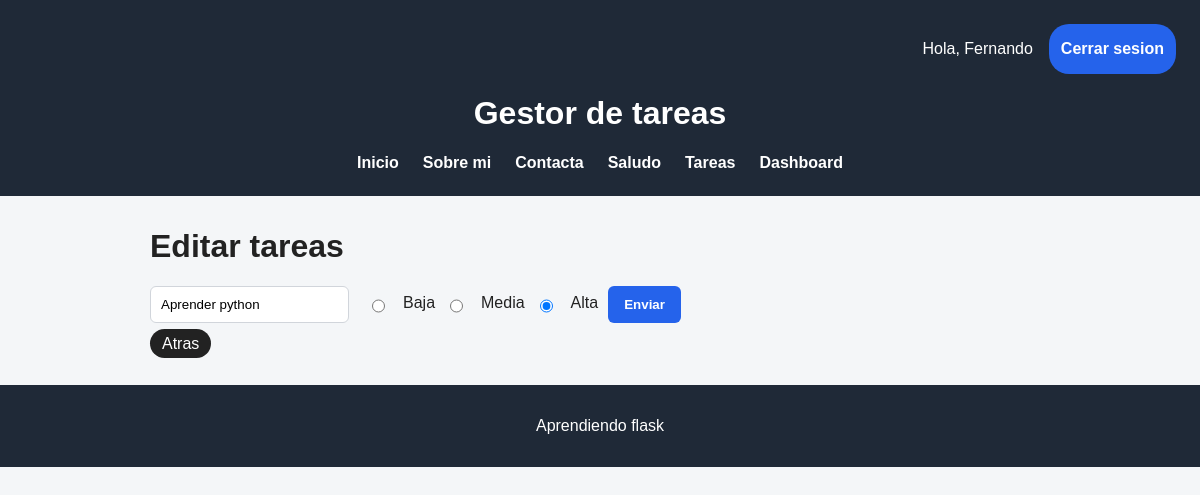
/editar/1 (signed in), run on the app's committed database.
### app/models/models.py (models this page shows)
class Tareas_db(db.Model):
    __tablename__ = "task"
    id = db.Column(db.Integer, primary_key=True)
    tarea = db.Column(db.String(100), nullable=False)
    completada = db.Column(db.Boolean, default=False)
    usuario_id = db.Column(db.Integer, db.ForeignKey("users.id"))
    fecha_creacion = db.Column(db.DateTime, default=datetime.now)
    prioridad = db.Column(db.String(20), default="Media")

### app/routes/tareas_routes.py (the view)
@tareas_bp.route("/editar/<int:id>", methods=["GET", "POST"])
def editar(id):
    tarea = buscar_tarea(id)
    if tarea is None:
        return redirect(url_for("tareas.gestionar_tareas"))
    if request.method == "POST":
        nuevo_texto = request.form["tarea"].strip()
        nueva_prioridad = request.form["prioridad"]
        if nuevo_texto:
            tarea.tarea = nuevo_texto
            tarea.prioridad = nueva_prioridad
            db.session.commit()
            flash("Tarea actualizada correctamente")
            return redirect(url_for("tareas.gestionar_tareas"))
        else:
            flash("La tarea no se pudo crear", "error")
            return redirect(url_for("tareas.gestionar_tareas"))
    elif request.method == "GET":
        return render_template("editar.html", tarea=tarea)

### app/utils/helpers.py (called while the page is built)
def buscar_tarea(id):
    tarea = Tareas_db.query.filter_by(id=id, usuario_id=session["usuario_id"]).first()
    if tarea is None:
        flash("No existe la tarea", "Error")
        return None
    return tarea

### templates/editar.html
{% extends "base.html" %}
{% block contenido %}
<h1>Editar tareas</h1>
<form method="POST">
    <input type="text" name="tarea" value="{{ tarea.tarea }}">
    <input type="radio" id="baja" name="prioridad" value="baja" {% if tarea.prioridad=="baja" %} checked {% endif %}>
    <label for="baja">Baja</label>
    <input type="radio" id="media" name="prioridad" value="media" {% if tarea.prioridad=="media" %} checked {% endif %}>
    <label for="media">Media</label>
    <input type="radio" id="alta" name="prioridad" value="alta" {% if tarea.prioridad=="alta" %} checked {% endif %}>
    <label for="alta">Alta</label>
    <button type="submit">Enviar</button>
</form>
<a href="/tareas" class="atras">Atras</a>
{% endblock %}

### static/style.css (style rules this page uses)
body { background-color: #f4f6f8; color: #222222; font-family: Arial, Helvetica, sans-serif; margin: 0; }
input { padding: 10px; border: 1px solid #d1d5db; border-radius: 6px; margin-right: 8px; }
button { background-color: #2563eb; color: #ffffff; border: none; padding: 10px 16px; border-radius: 6px; cursor: pointer; font-weight: bold; }
form { display: flex; gap: 10px; margin-bottom: 12px; }
label { text-align: center; margin-top: 8px; }
.atras { background-color: #222222; color: #ffffff; padding: 6px 12px; border-radius: 20px; text-decoration: none; }

### data on the page
Tareas_db: tarea "Aprender python", prioridad "☐ Baja", prioridad "☐ Media", prioridad "☑ Alta"

### other printed values
{{ session["usuario"] }} "Fernando"
